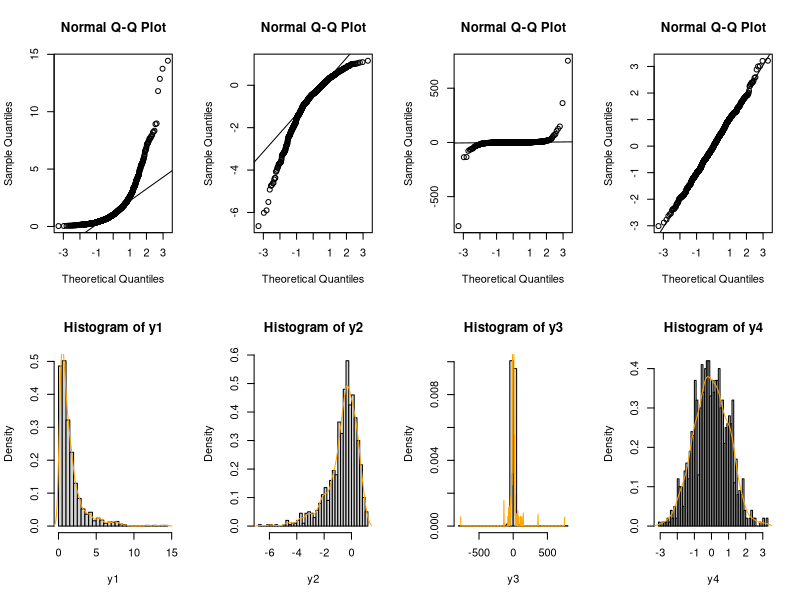
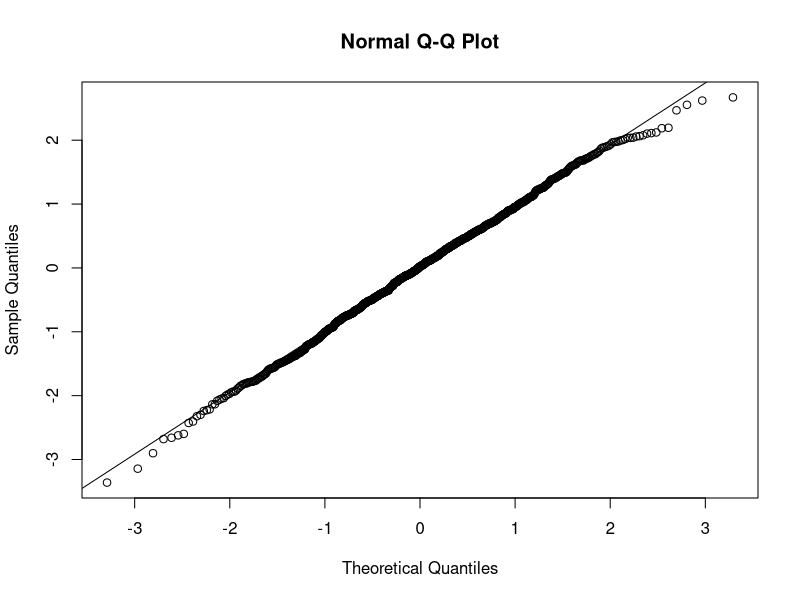

The R script that drew these images, in order:
# Lab 3
# Created by Ye (Eric) Wang
# on 09/09/2015

# 0. set.seed
#******************************************************
set.seed(1000)
# Computer uses some deterministic algorithm to generate suedo random numbers
# and manually specifying the argument of set.seed function tells the computer
# to "grow random numbers from a specific seed". This enables us to 
# generate a set of exact samle "random" numbers at different time or even using
# different computers. (Very important in reproducible experiments!)
#******************************************************

# 1. Do by Yourself
#******************************************************
# R functions you might need in this lab:
# rnorm, rcauchy, exp, log, qqnorm, qqline, hist, density, line

# to-do-list 1:
# simulate 4 different y's (y1, y2, y3, y4)

# 1.1 simulate 1000 standard normal rv and set "y1" to be the exponent of them
y1 <- exp(rnorm(1000))

# 1.2 simulate 1000 standard normal rv and set "y2" to be the logarithm of the absolute values of them
y2 <- log(abs(rnorm(1000)))

# 1.3 simulate 1000 standard Cauchy rv as "y3"
y3 <- rcauchy(1000)

# 1.4 simulate 1000 normal rv as "y4"
y4 <- rnorm(1000)

# to-do-list 2:
# plot 4 qq plots for each of the 4 y's coupled with the corresponding histograms
# with smooth estimated densities overlayed on top. Plot these 8 figures in a single plot
# with 2 rows and 4 columns.

# 2.0 partition the plotting area into 2 rows and 4 columns
dev.off()
par(mfrow = c(2,4))

# 2.1 draw qq plots for all four y's (use both qqnorm and qqline)
qqnorm(y1)
qqline(y1)
qqnorm(y2)
qqline(y2)
qqnorm(y3)
qqline(y3)
qqnorm(y4)
qqline(y4)

# 2.2 draw histogram for all four y's (use both hist and density)
hist(y1, prob=T, breaks = 50)
incdens = density(y1)
lines(incdens, col = "orange")
hist(y2, prob=T, breaks = 50)
incdens = density(y2)
lines(incdens, col = "orange")
hist(y3, prob=T, breaks = 50)
incdens = density(y3)
lines(incdens, col = "orange")
hist(y4, prob=T, breaks = 50)
incdens = density(y4)
lines(incdens, col = "orange")

#******************************************************

# 2. log transformation
#******************************************************
dev.off()
qqnorm(log(y1))
qqline(log(y1))
#******************************************************